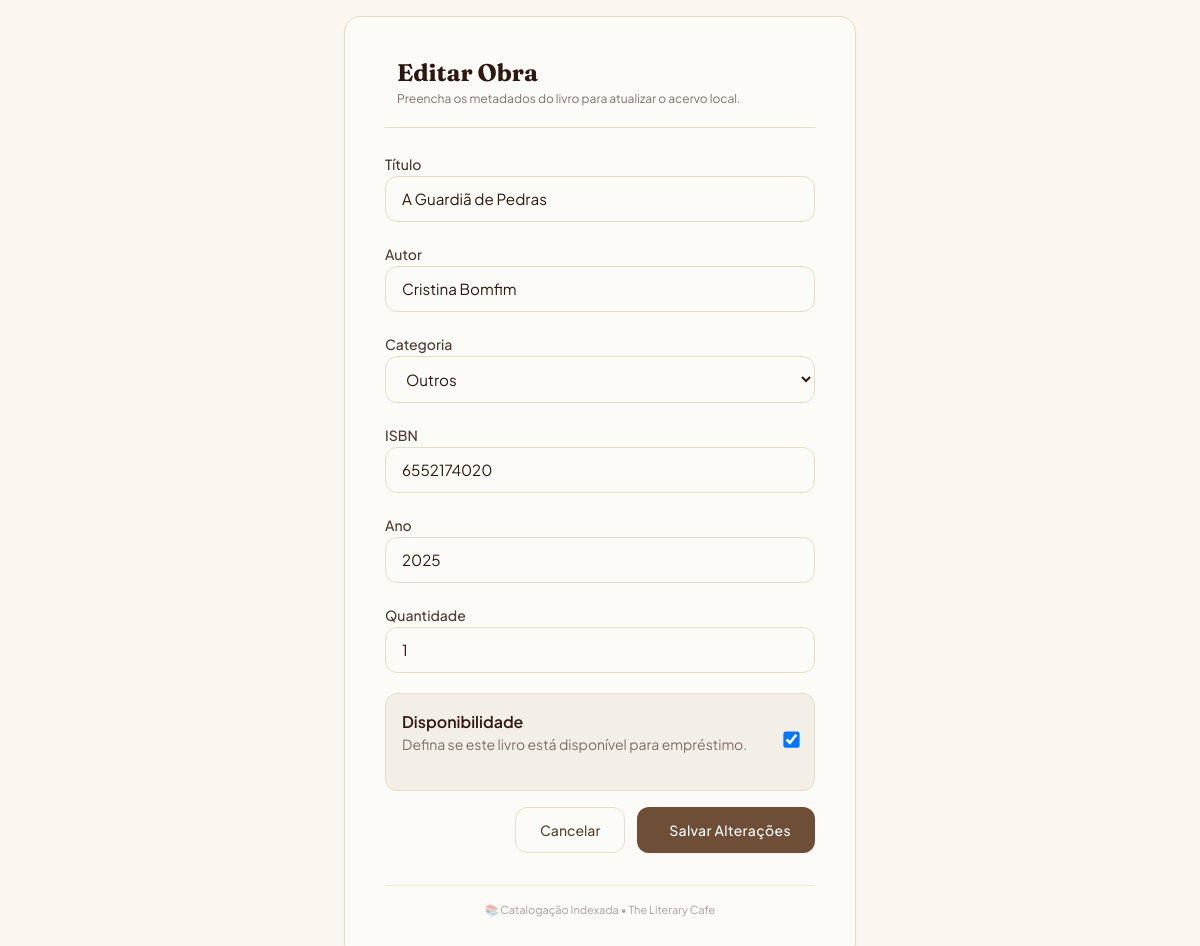
The app's page /editar/3/ (signed in) with its own data.
### livros/models.py (models this page shows, shortened)
class Livro(models.Model):
    CATEGORIA_CHOICES = [
        ('FICCAO', 'Ficção'),
        ('ROMANCE', 'Romance'),
        ('TECNICO', 'Técnico'),
        ('BIOGRAFIA', 'Biografia'),
        ('OUTROS', 'Outros'),
    ]
    titulo = models.CharField(max_length=100)
    autor = models.CharField(max_length=100)
    categoria = models.CharField(
        max_length=50,
        choices=CATEGORIA_CHOICES,
        default='OUTROS'
    )
    isbn = models.CharField(max_length=20)
    ano = models.IntegerField()
    quantidade = models.IntegerField(default=1)
    disponivel = models.BooleanField(default=True)
    emprestado_para = models.CharField(max_length=100, blank=True, null=True)
    data_emprestimo = models.DateField(blank=True, null=True)

### livros/views.py (the view)
@login_required
def editar_livro(request, pk):
    livro = get_object_or_404(
        Livro,
        pk=pk
    )
    if request.method == 'POST':
        form = LivroForm(
            request.POST,
            instance=livro
        )
        if form.is_valid():
            form.save()
            return redirect('lista_livros')
    else:
        form = LivroForm(
            instance=livro
        )
    return render(
        request,
        'livros/form.html',
        {'form': form}
    )

### livros/templates/livros/form.html (shortened to what this page needs)
<!DOCTYPE html>
<html lang="pt-BR">
<head>
    <script src="https://cdn.tailwindcss.com"></script>
</head>
<body class="font-sans-cozy min-h-screen flex items-center justify-center p-4">
    <div class="max-w-lg w-full bg-[#FDFBF7] border border-[#E6DEC9] rounded-2xl p-8 md:p-10 shadow-sm transition-all hover:shadow-md">
        <header class="border-b border-[#E6DEC9] pb-5 mb-6">
            <div class="flex items-center gap-3">
                <div>
                    <h1 class="font-serif-cozy text-2xl font-bold text-[#2C1810]">
                        {% if form.instance.pk %}Editar Obra{% else %}Novo Registro{% endif %}
                    </h1>
                    <p class="text-xs text-[#2C1810]/60 mt-0.5">
                        Preencha os metadados do livro para atualizar o acervo local.
                    </p>
                </div>
            </div>
        </header>
        <form method="POST" class="django-form">
            <div class="space-y-5">
                <div>
                    <label>Título</label>
                    {{ form.titulo }}
                </div>
                <div>
                    <label>Autor</label>
                    {{ form.autor }}
                </div>
                <div>
                    <label>Categoria</label>
                    {{ form.categoria }}
                </div>
                <div>
                    <label>ISBN</label>
                    {{ form.isbn }}
                </div>
                <div>
                    <label>Ano</label>
                    {{ form.ano }}
                </div>
                <div>
                    <label>Quantidade</label>
                    {{ form.quantidade }}
                </div>
    <div class="bg-[#F4EFE6] border border-[#E6DEC9] rounded-xl p-4">
        <div class="flex items-center justify-between">
            <div>
                <h4 class="font-semibold text-[#2C1810]">
                    Disponibilidade
                </h4>
                <p class="text-sm text-[#2C1810]/60">
                    Defina se este livro está disponível para empréstimo.
                </p>
            </div>
            <div class="scale-125">
                {{ form.disponivel }}
            </div>
        </div>
    </div>
            </div>
            <div class="pt-4 flex flex-col sm:flex-row-reverse gap-3">
                <button type="submit"
                        class="w-full sm:w-auto px-6 py-3 bg-[#6F4E37] text-white font-medium rounded-xl shadow-sm hover:bg-[#2C1810] active:scale-[0.98] transition-all tracking-wide text-sm flex items-center justify-center gap-2">
                     Salvar Alterações
                </button>
                <a href="{% url 'lista_livros' %}"
                   class="w-full sm:w-auto px-6 py-3 bg-transparent hover:bg-[#F4EFE6] border border-[#E6DEC9] text-[#2C1810]/80 hover:text-[#2C1810] font-medium rounded-xl transition-all text-sm flex items-center justify-center">
                    Cancelar
                </a>
            </div>
        </form>
        <div class="mt-8 pt-4 border-t border-[#E6DEC9]/60 text-[11px] text-[#2C1810]/40 text-center">
            📚 Catalogação Indexada • The Literary Cafe
        </div>
    </div>
</body>
</html>

### livros/templates/livros/form.html (style rules this page uses)
.font-serif-cozy { font-family: 'Fraunces', serif; }
.font-sans-cozy { font-family: 'Plus Jakarta Sans', sans-serif; }
body { background-color: #FBF7F0; color: #2C1810; }
.django-form p { margin-bottom: 1.25rem; display: flex; flex-direction: column; gap: 0.375rem; }
.django-form label { font-size: 0.875rem; font-weight: 500; color: #2C1810; opacity: 0.85; }
.django-form input, .django-form select, .django-form textarea { width: 100%; padding: 0.75rem 1rem; background-color: #FDFBF7; border: 1px solid #E6DEC9; border-radius: 0.75rem; color: #2C1810; font-size: 0.95rem; transition: all 0.2s; }

### records on screen
Livro: titulo "A Guardiã de Pedras", autor "Cristina Bomfim", categoria "Outros", isbn "6552174020", ano "2025", quantidade "1", disponivel "☑"
